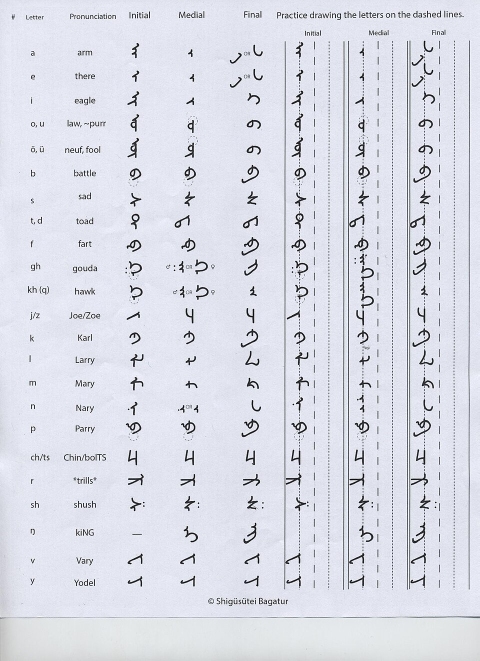
#> input picture tool/reference/mongolian_alphabet.jpg, 960 x 1321 px, found by its file name (shown at 1/2 size)
$ python trace_chart_letters.py
#> lines starting #> are read from the running program, lines starting #| are printed output that depends on the picture; after the words box and inside, x2 and y2 are one past the last pixel; in counts of white or black regions, pixels touching at a corner belong together
"""Extract vector ink outlines from the supplied chart and pair with tracing guides.

Dev-only dependencies: numpy, opencv-python-headless. Run from the repo root.
The source image is untouched. Coordinates below are manually annotated pen
centerlines in source-image pixels. These define practice segments, NOT verified
calligraphic stroke order. Components are selected by proximity to those guides,
excluding dotted joining hints, labels, and the chart's ruled lines.
"""
from pathlib import Path
import json
import cv2
import numpy as np

SOURCE = Path('tool/reference/mongolian_alphabet.jpg')
image = cv2.imread(str(SOURCE), cv2.IMREAD_GRAYSCALE)
#> image: shape (1321, 960); min 0, max 255, mean 221.3
entries = []

def add(letter, form, box, lines, *, variant=False, group=None):
    entries.append(dict(letter=letter, form=form, box=box, lines=lines,
                        variant=variant, group=group))

# Coordinates are in the original 960 x 1321 photograph; each list is one
# continuous tracing segment. Short separate segments preserve the ink dots.
add('a','initial',(258,82,284,120), [[(274,87),(278,89),(272,94),(267,96),(272,99),(271,103),(265,106),(271,106),(271,115)]])
add('a','medial',(371,95,390,119), [[(383,100),(382,104),(377,107),(383,107),(383,113)]],group='tooth')
add('a','final',(456,100,487,130), [[(478,107),(483,109),(477,115),(469,124),(463,125),(461,122)]],group='swept_tail')
add('a','final',(502,84,530,116), [[(510,90),(509,103),(513,111),(520,111),(524,105)]],variant=True,group='round_tail')
add('e','initial',(258,136,284,167), [[(275,143),(278,146),(270,151),(265,154),(272,153),(271,163)]])
add('e','medial',(373,143,394,169), [[(385,149),(384,154),(380,157),(386,157),(386,163)]],group='tooth')
add('e','final',(456,147,489,180), [[(478,155),(483,158),(476,165),(468,172),(462,173),(461,170)]],group='swept_tail')
add('e','final',(502,134,531,166), [[(510,139),(509,152),(513,158),(520,159),(524,153)]],variant=True,group='round_tail')
add('i','initial',(249,177,284,216), [[(273,184),(277,187),(270,192),(266,195),(272,199),(270,202),(257,210)]])
add('i','medial',(367,189,393,214), [[(385,196),(374,207),(385,199),(385,208)]])
add('i','final',(490,180,525,214), [[(499,187),(498,194),(495,200),(503,190),(514,191),(520,198),(518,206),(513,209)]])
add('ou','initial',(253,222,284,268), [[(274,229),(278,232),(269,237),(264,239),(273,240),(272,246),(262,246),(262,254),(268,257),(273,250),(272,262)]])
add('ou','medial',(370,239,394,271), [[(386,242),(385,248),(378,247),(375,254),(378,259),(385,256),(385,265)]])
add('ou','final',(487,235,527,264), [[(505,240),(504,250),(496,254),(494,250),(497,244),(509,241),(518,244),(520,251),(517,257)]],group='vowel_loop')
add('oeue','initial',(249,270,284,319), [[(273,278),(277,281),(268,286),(264,288),(272,288),(271,299),(264,302),(261,296),(264,291),(272,291),(270,308),(257,313)]])
add('oeue','medial',(364,282,395,322), [[(385,287),(385,293),(378,290),(375,296),(378,302),(385,300),(385,306),(371,313)]])
add('oeue','final',(487,283,527,316), [[(505,291),(504,301),(496,305),(494,301),(497,295),(509,292),(518,295),(520,302),(517,308)]],group='vowel_loop')
add('b','initial',(252,331,288,367), [[(270,337),(270,348),(263,352),(260,347),(263,341),(270,337),(279,341),(282,348),(278,354),(265,360)]])
add('b','medial',(364,329,397,364), [[(378,334),(378,346),(373,351),(369,347),(372,340),(379,337),(386,339),(391,347),(388,352),(372,359)]])
add('b','final',(479,327,524,371), [[(504,332),(505,343),(500,348),(496,344),(498,337),(506,335),(513,338),(517,346),(511,353),(488,365),(485,360)]])
add('s','initial',(255,380,288,419), [[(265,387),(266,393),(281,398),(264,404),(271,406),(271,413)]])
add('s','medial',(364,378,397,418), [[(379,385),(376,392),(371,396),(389,395),(372,405),(381,408)]])
add('s','final',(488,377,522,416), [[(503,384),(500,391),(496,395),(514,394),(497,404),(508,407)]])
add('td','initial',(255,421,285,464), [[(271,448),(264,448),(268,443),(276,437),(276,430),(270,428),(264,431),(266,438),(272,445),(272,456)]])
add('td','medial',(342,423,386,460), [[(377,432),(378,438),(378,451),(378,438),(376,432),(357,442),(350,449),(352,454),(360,454),(365,447),(363,440)]])
add('td','final',(479,425,521,463), [[(513,433),(515,439),(515,452),(515,439),(513,433),(494,443),(488,450),(490,455),(497,455),(502,449),(500,441)]])
add('f','initial',(248,473,288,509), [[(270,480),(269,491),(264,496),(261,491),(255,489),(254,495),(259,496),(254,495),(255,489),(261,491),(264,483),(271,480),(279,483),(282,490),(278,498),(266,503)]])
add('f','medial',(357,472,398,509), [[(378,479),(378,490),(374,495),(369,490),(364,487),(364,494),(367,493),(364,494),(364,487),(369,489),(372,482),(379,479),(387,483),(389,491),(385,498),(374,503)]])
add('f','final',(477,470,523,514), [[(503,477),(503,488),(498,493),(494,488),(490,485),(490,491),(493,491),(490,491),(490,485),(495,487),(498,480),(505,477),(513,481),(516,489),(511,497),(488,508),(483,504)]])
add('g','initial',(246,516,291,553), [[(259,523),(261,530),(259,537),(268,526),(278,526),(283,532),(281,540),(272,544),(264,545)],[(253,536),(253,538)],[(253,544),(253,546)]])
add('g','medial',(344,516,375,552), [[(365,523),(365,528),(359,533),(365,532),(365,537),(359,541),(365,541),(365,547)],[(350,529),(350,531)],[(350,538),(350,540)]])
add('g','medial',(385,513,420,553), [[(394,520),(395,528),(393,533),(401,523),(411,523),(416,530),(413,538),(394,541),(394,548)]],variant=True,group='feminine_bow')
add('g','final',(482,513,522,557), [[(511,520),(513,527),(500,536),(512,533),(511,540),(499,547),(492,551),(489,545)]])
add('kh','initial',(252,565,291,603), [[(262,572),(265,579),(262,585),(272,576),(281,577),(284,582),(281,590),(266,594)]])
add('kh','medial',(350,565,375,601), [[(365,572),(365,578),(359,582),(366,582),(366,587),(360,591),(366,591),(366,596)]])
add('kh','medial',(386,566,421,605), [[(395,573),(396,580),(393,586),(402,575),(411,576),(416,582),(412,590),(394,593),(394,599)]],variant=True,group='feminine_bow')
add('kh','final',(493,566,520,599), [[(506,573),(508,578),(502,582),(508,582),(508,586),(502,590),(513,590)]])
add('jz','initial',(248,617,286,645), [[(277,623),(277,627),(255,636)]],group='slanted_stem')
add('jz','medial',(365,610,394,651), [[(373,618),(373,627),(377,633),(385,633),(385,645)]],group='cup_stem')
add('jz','final',(487,610,516,651), [[(495,618),(495,627),(499,633),(507,633),(507,645)]],group='cup_stem')
add('k','initial',(253,657,288,694), [[(261,676),(262,669),(269,666),(268,677),(267,668),(276,668),(281,674),(278,681),(265,687)]])
add('k','medial',(360,650,395,695), [[(378,660),(378,673),(369,674),(371,667),(379,664),(386,667),(390,674),(386,681),(375,687)]])
add('k','final',(477,652,524,699), [[(504,659),(505,672),(495,674),(497,666),(505,663),(513,667),(518,675),(514,682),(488,693),(483,689)]])
add('l','initial',(254,701,294,739), [[(272,708),(275,712),(262,719),(269,719),(279,722),(284,719),(286,710),(284,719),(279,722),(270,718),(268,732)]])
add('l','medial',(364,705,399,736), [[(379,716),(378,729),(372,725),(380,721),(386,723),(391,720),(391,713)]])
add('l','final',(484,696,526,738), [[(502,703),(500,713),(492,725),(492,729),(501,725),(511,730),(517,727),(518,718)]])
add('m','initial',(255,750,292,787), [[(271,756),(274,760),(262,767),(270,765),(278,762),(284,765),(285,772),(284,765),(278,762),(269,765),(269,780)]])
add('m','medial',(365,753,402,785), [[(379,759),(378,777),(372,769),(382,766),(390,768),(393,775)]])
add('m','final',(487,750,524,786), [[(499,757),(496,769),(495,774),(501,771),(506,775),(497,766),(507,761),(513,765),(517,772),(517,778)]])
add('n','initial',(251,800,282,835), [[(269,805),(274,808),(271,812),(264,815),(271,814),(270,829)],[(257,816),(257,818)]])
add('n','medial',(350,805,374,832), [[(366,811),(365,817),(361,819),(367,819),(367,825)],[(355,820),(355,822)]])
add('n','medial',(386,805,404,831), [[(395,811),(394,817),(390,819),(396,819),(396,825)]],variant=True,group='tooth')
add('n','final',(498,794,528,829), [[(505,801),(505,813),(510,821),(516,821),(520,816)]],group='round_tail')
add('p','initial',(247,837,287,874), [[(269,844),(268,855),(262,859),(258,853),(253,851),(253,846),(260,849),(253,846),(253,851),(256,855),(263,847),(270,845),(277,848),(281,856),(276,863),(265,868)]])
add('p','medial',(357,834,397,873), [[(379,841),(378,852),(372,858),(368,853),(364,849),(364,843),(369,847),(364,843),(364,849),(367,853),(371,846),(380,843),(387,847),(390,855),(385,861),(372,867)]])
add('p','final',(478,831,524,878), [[(505,839),(504,850),(499,856),(494,851),(491,847),(491,841),(495,845),(491,841),(491,847),(494,851),(498,844),(505,841),(513,845),(517,853),(511,861),(488,873),(484,869)]])
add('chts','initial',(250,893,279,936), [[(260,901),(257,921),(271,916),(272,929)]])
add('chts','medial',(364,893,395,936), [[(377,901),(372,921),(386,916),(386,929)]])
add('chts','final',(486,893,518,936), [[(499,901),(495,921),(510,916),(511,929)]])
add('r','initial',(249,941,290,977), [[(280,948),(283,954),(278,958),(281,968),(280,957),(257,969),(281,959),(257,957)]])
add('r','medial',(354,941,396,979), [[(386,948),(388,955),(382,960),(387,970),(386,958),(361,971),(386,961),(365,959)]])
add('r','final',(480,941,526,980), [[(514,948),(515,955),(510,960),(519,964),(516,972),(512,960),(489,970),(513,961),(489,959)]])
add('sh','initial',(255,989,294,1028), [[(266,997),(267,1003),(281,1007),(264,1013),(271,1015),(271,1021)],[(287,1006),(287,1008)],[(287,1013),(287,1015)]])
add('sh','medial',(364,987,402,1028), [[(379,995),(376,1002),(371,1006),(389,1005),(372,1015),(381,1018)],[(396,1004),(396,1006)],[(396,1012),(396,1014)]])
add('sh','final',(487,987,533,1028), [[(504,995),(501,1002),(496,1006),(514,1005),(497,1015),(508,1018)],[(525,1004),(525,1006)],[(525,1014),(525,1016)]])
# The chart explicitly has no initial form for ng.
add('ng','medial',(361,1046,402,1094), [[(374,1054),(371,1059),(377,1062),(375,1067),(373,1073),(384,1066),(393,1069),(395,1077),(391,1083),(383,1086)]])
add('ng','final',(480,1040,520,1094), [[(510,1048),(510,1053),(503,1056),(511,1057),(511,1063),(499,1069),(510,1066),(510,1073),(497,1082),(489,1085),(487,1080)]])
add('v','initial',(249,1100,290,1137), [[(282,1108),(280,1113),(283,1118),(283,1128),(283,1118),(281,1113),(261,1122),(257,1126),(264,1128)]])
add('v','medial',(354,1101,396,1137), [[(387,1109),(386,1114),(388,1119),(388,1129),(388,1119),(386,1114),(366,1123),(362,1127),(369,1129)]])
add('v','final',(482,1100,525,1137), [[(515,1108),(514,1113),(517,1118),(517,1128),(517,1118),(514,1113),(494,1122),(490,1126),(497,1128)]])
add('y','initial',(249,1145,290,1179), [[(259,1159),(256,1165),(261,1167),(280,1159),(280,1153),(281,1158),(283,1171)]])
add('y','medial',(353,1145,397,1179), [[(366,1159),(362,1165),(367,1167),(387,1159),(386,1153),(388,1158),(389,1171)]])
add('y','final',(482,1145,526,1179), [[(494,1159),(490,1165),(495,1167),(515,1159),(514,1153),(516,1158),(517,1171)]])

labels = {
 'a':('А','a'), 'e':('Э','e'), 'i':('И','i'), 'ou':('О / У','o, u'),
 'oeue':('Ө / Ү','ö, ü'), 'b':('Б','b'), 's':('С','s'), 'td':('Т / Д','t, d'),
 'f':('Ф','f'), 'g':('Г','gh'), 'kh':('Х','kh (q)'), 'jz':('Ж / З','j/z'),
 'k':('К','k'), 'l':('Л','l'), 'm':('М','m'), 'n':('Н','n'), 'p':('П','p'),
 'chts':('Ч / Ц','ch/ts'), 'r':('Р','r'), 'sh':('Ш','sh'), 'ng':('НГ','ŋ'),
 'v':('В','v'), 'y':('Й','y'),
}

def clean_contour(contour):
    """Remove sub-pixel staircase noise without merging ink components.

    Uniform arclength sampling makes the blur independent of how densely
    OpenCV encoded any particular edge. The small smoothing radius is in
    original photograph pixels, never screen pixels. Loop contours stay
    separate; compact ink dots retain their size as regular ellipses.
    """
    points = contour.reshape(-1, 2).astype(np.float64)
    lo, hi = points.min(axis=0), points.max(axis=0)
    if max(hi - lo) <= 4 and len(points) >= 3:
        center = (lo + hi) / 2
        radii = np.maximum((hi - lo) / 2, 0.65)
        return np.array([center + radii * [np.cos(t), np.sin(t)]
                         for t in np.linspace(0, 2 * np.pi, 12, endpoint=False)])
    closed = np.vstack([points, points[0]])
    distances = np.linalg.norm(np.diff(closed, axis=0), axis=1)
    cumulative = np.r_[0, np.cumsum(distances)]
    perimeter = cumulative[-1]
    samples = max(12, int(np.ceil(perimeter / 0.4)))
    positions = np.linspace(0, perimeter, samples, endpoint=False)
    uniform = np.column_stack([np.interp(positions, cumulative, closed[:, axis])
                               for axis in range(2)])
    sigma = 0.7 / (perimeter / samples)
    offsets = np.arange(-int(np.ceil(3 * sigma)), int(np.ceil(3 * sigma)) + 1)
    weights = np.exp(-0.5 * (offsets / sigma) ** 2)
    weights /= weights.sum()
    smooth = sum(weight * np.roll(uniform, int(offset), axis=0)
                 for weight, offset in zip(weights, offsets))
    return cv2.approxPolyDP(smooth.astype(np.float32), 0.28, True).reshape(-1, 2)

output=[]
for e in entries:
    x0,y0,x1,y1=e['box']
    crop=image[y0:y1,x0:x1]
    ink=(crop < 125).astype(np.uint8)
    count, components, stats, _ = cv2.connectedComponentsWithStats(ink,8)
    guides=np.zeros_like(ink)
    for line in e['lines']:
        pts=np.array([(x-x0,y-y0) for x,y in line],np.int32)
        cv2.polylines(guides,[pts],False,1,3)
    selected=np.zeros_like(ink)
    for index in range(1,count):
        component=components==index
        if stats[index,cv2.CC_STAT_AREA]>=2 and np.any(component & (guides>0)):
            selected[component]=255
    contours,_=cv2.findContours(selected,cv2.RETR_LIST,cv2.CHAIN_APPROX_SIMPLE)
    assert contours, e
    # One common square transform for outline and guides keeps them aligned.
    points=np.concatenate([c.reshape(-1,2)+[x0,y0] for c in contours]+[np.array(line) for line in e['lines']])
    lo=points.min(axis=0); hi=points.max(axis=0)
    center=(lo+hi)/2; extent=max(hi-lo)+8
    def norm(p):return [round(float((p[i]-center[i])/extent*.84+.5),5) for i in range(2)]
    outlines=[[norm(p+[x0,y0]) for p in clean_contour(c)] for c in contours if len(c)>=3]
    # Subdivide long segments to make the guide robust to pointer smoothing.
    strokes=[]
    for line in e['lines']:
        dense=[]
        for a,b in zip(line,line[1:]):
            a=np.array(a);b=np.array(b)
            for t in np.linspace(0,1,max(2,int(np.linalg.norm(b-a)*2)),endpoint=False):dense.append(norm(a+(b-a)*t))
        dense.append(norm(np.array(line[-1])))
        strokes.append(dense)
    ident=f"{e['letter']}_{e['form']}"+('_alternate' if e['variant'] else '')
    output.append(dict(id=ident,cyrillic=labels[e['letter']][0],transliteration=labels[e['letter']][1],
        form=e['form'],alternate=e['variant'],recognitionGroup=e['group'] or ident,
        outlines=outlines,strokes=strokes,sourceBox=e['box']))
#> this loop made 73 passes
#> (count, stats) on passes 1 to 10: (2, [[0, 0, 26, 38, 842], [5, 4, 15, 30, 146]]), (2, [[0, 0, 19, 24, 390], [5, 4, 9, 15, 66]]), (2, [[0, 0, 31, 30, 813], [4, 6, 23, 21, 117]]), (2, [[0, 0, 28, 32, 781], [5, 6, 19, 22, 115]]), (2, [[0, 0, 26, 31, 705], [6, 5, 14, 23, 101]]), (2, [[0, 0, 21, 26, 482], [6, 5, 9, 15, 64]]), (3, [[0, 0, 33, 33, 973], [32, 4, 1, 5, 5], [4, 7, 23, 21, 111]]), (2, [[0, 0, 29, 32, 814], [5, 4, 19, 23, 114]]), (2, [[0, 0, 35, 39, 1188], [6, 5, 23, 30, 177]]), (2, [[0, 0, 26, 25, 562], [6, 6, 15, 15, 88]])
#> count on passes 13, 16, 18, 19, 30, 31: 4, 6, 7, 4, 8, 5
#> pass 1, `crop=image[y0:y1,x0:x1]`:
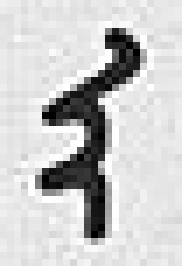
#> crop: shape (38, 26) (shown 7 times larger); min 0, max 255, mean 201.2
#> pass 1, `ink=(crop < 125).astype(np.uint8)`:
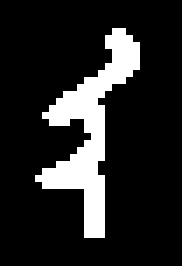
#> ink: shape (38, 26) (shown 7 times larger); values 0 (black) and 1 (white), 14.8% white; 1 white region, box (x1, y1, x2, y2) and area: (5, 4, 20, 34) 146
#> pass 3, `crop=image[y0:y1,x0:x1]`:
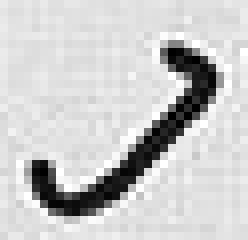
#> crop: shape (30, 31) (shown 8 times larger); min 0, max 255, mean 201.6
#> after the loop:
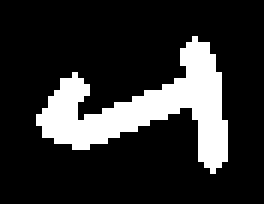
#> guides: shape (34, 44) (shown 6 times larger); values 0 (black) and 1 (white), 18.2% white; 1 white region, box (x1, y1, x2, y2) and area: (6, 6, 38, 29) 273
#> after the loop:
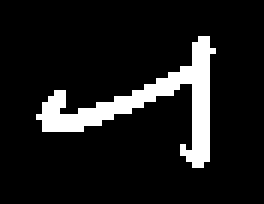
#> ink: shape (34, 44) (shown 6 times larger); values 0 (black) and 1 (white), 10.7% white; 1 white region, box (x1, y1, x2, y2) and area: (6, 6, 36, 28) 160
#> after the loop, output = 73 items

Path('tool/reference/chart_traces.json').write_text(json.dumps(output,ensure_ascii=False,indent=2)+'\n',encoding='utf-8')
# Emit ordinary Dart constants: no runtime I/O or package dependencies.
def pts(values):return ', '.join(f'Offset({x}, {y})' for x,y in values)
lines=["// Generated by tool/trace_chart_letters.py from the supplied chart.\n// Do not hand-edit. Source: © Shigüsütei Bagatur; see tool/reference/README.md.\nimport 'dart:ui';\nimport '../models/character_definition.dart';\nimport '../models/reference_stroke.dart';\n\nfinal chartLetters = <CharacterDefinition>["]
for c in output:
    lines += ['  CharacterDefinition(',f"    id: '{c['id']}',",f"    displayName: '{c['transliteration']} — {c['form']}',",f"    cyrillic: '{c['cyrillic']}',",f"    transliteration: '{c['transliteration']}',",f"    form: CharacterForm.{'final_' if c['form']=='final' else c['form']},",f"    alternate: {str(c['alternate']).lower()},",f"    recognitionGroup: '{c['recognitionGroup']}',",'    startZoneRadius: 0.08, endZoneRadius: 0.08, pathTolerance: 0.055,', '    recommendedBrushWidth: 0.035, isDemoData: true,',"    expertReviewNote: 'Outline traced from the supplied Shigüsütei Bagatur chart. Practice segment order is inferred, not specified by the chart.',",'    outlineContours: [']
    lines += [f'      [{pts(contour)}],' for contour in c['outlines']]
    lines += ['    ],','    strokes: [']
    lines += [f'      ReferenceStroke(order: {i+1}, points: [{pts(stroke)}]),' for i,stroke in enumerate(c['strokes'])]
    lines += ['    ],','  ),']
#> this loop made 73 passes
lines += ['];']
Path('lib/src/data/chart_letters.dart').write_text('\n'.join(lines)+'\n',encoding='utf-8')
print(f'Extracted {len(output)} chart forms across {len(labels)} letter groups.')
#| Extracted 73 chart forms across 23 letter groups.
